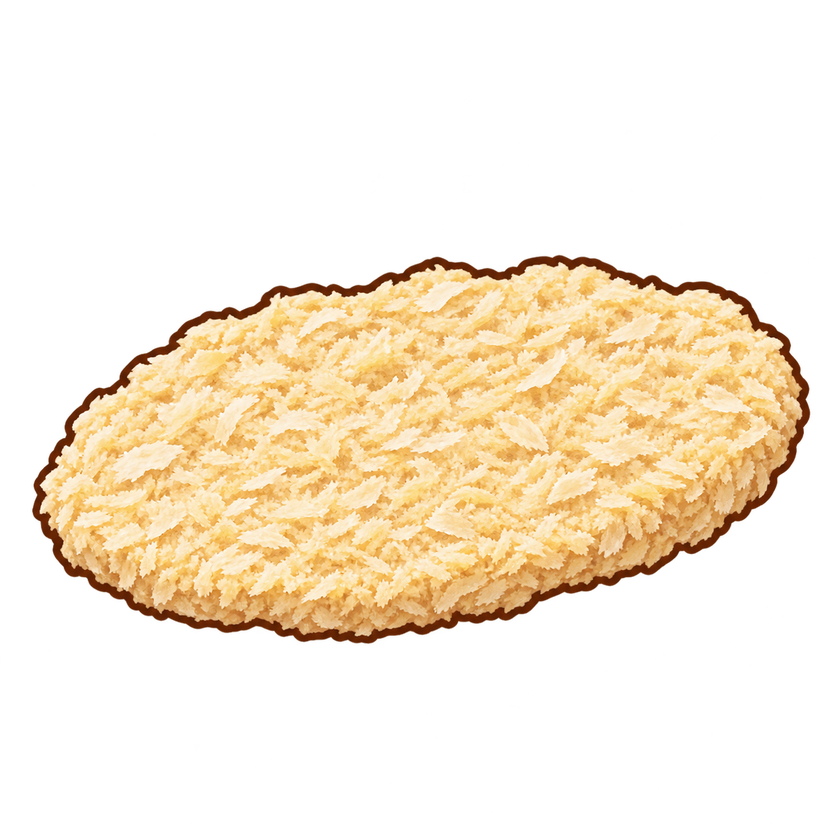
#> input picture assets/source/imagegen/chatgpt/v07/food/p2_breaded_beef_chatgpt_v01_source.png, 840 x 840 px, shrunk from 1254 x 1254 before the run
$ python import_chatgpt_p2_breaded_beef_v01.py
#> lines starting #> are read from the running program, lines starting #| are printed output that depends on the picture; after the words box and inside, x2 and y2 are one past the last pixel; in counts of white or black regions, pixels touching at a corner belong together
"""Normalize the ChatGPT P2 breading icon and record its review provenance."""
import json
from pathlib import Path

from PIL import Image, ImageOps

ROOT = Path(__file__).resolve().parents[1]
SOURCE = ROOT / "assets/source/imagegen/chatgpt/v07/food/p2_breaded_beef_chatgpt_v01_source.png"
OUTPUT_DIR = ROOT / "public/assets/game/food/v07"
OUTPUT = OUTPUT_DIR / "breaded_beef_chatgpt_v01.webp"
PROMPT = (
    "Edit the existing isolated game inventory icon. Preserve its single thin flattened oval beef cutlet "
    "silhouette, three-quarter overhead view, centered placement, warm dark-brown outline, and 2D anime game-art style. "
    "Make the cutlet clearly raw meat fully coated in Japanese panko: dense distinct pale-golden coarse crumbs cover every "
    "visible surface, with no pink/red meat and no wet batter patches. It remains uncooked and pale, not fried or orange/brown. "
    "Keep a clean transparent background with no bowl, tray, plate, oil, shadow, text, checkerboard, or extra objects. "
    "Square icon composition for 256px inventory display."
)


def main():
    if not SOURCE.is_file():
        raise SystemExit(f"Missing generated ChatGPT source: {SOURCE}")
    OUTPUT_DIR.mkdir(parents=True, exist_ok=True)
    with Image.open(SOURCE) as opened:
#> opened is the input picture: PIL image 840x840 RGBA; mean R, G, B, A 74.8, 62.5, 43.6, 80
        image = opened.convert("RGBA")
    alpha = image.getchannel("A")
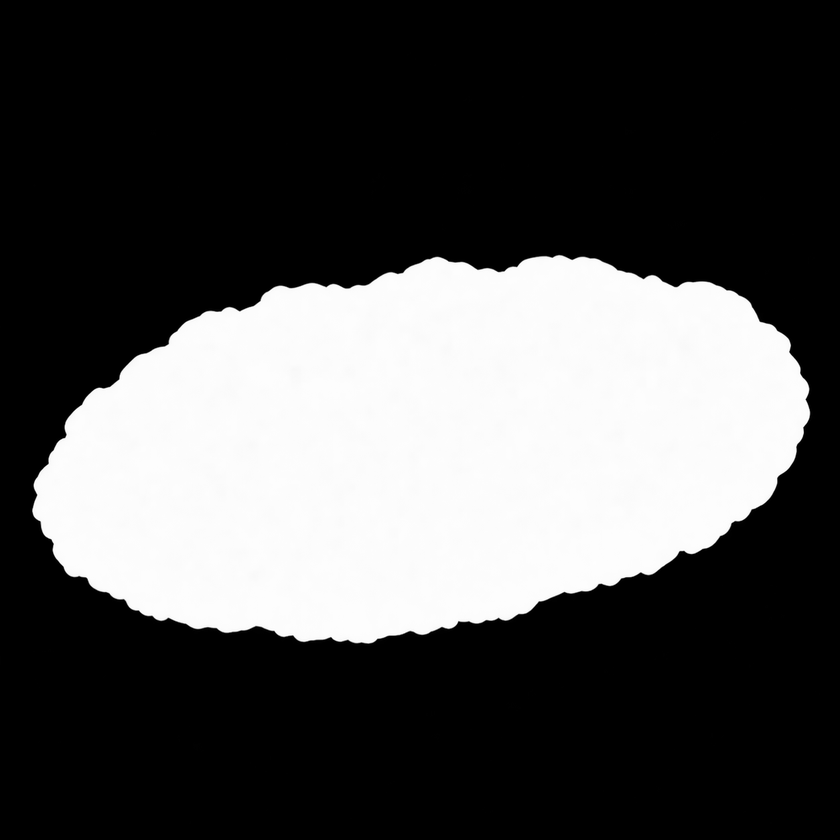
#> alpha: PIL image 840x840 L; min 0, max 255, mean 80
    clean_alpha = alpha.point(lambda value: 255 if value > 1 else 0)
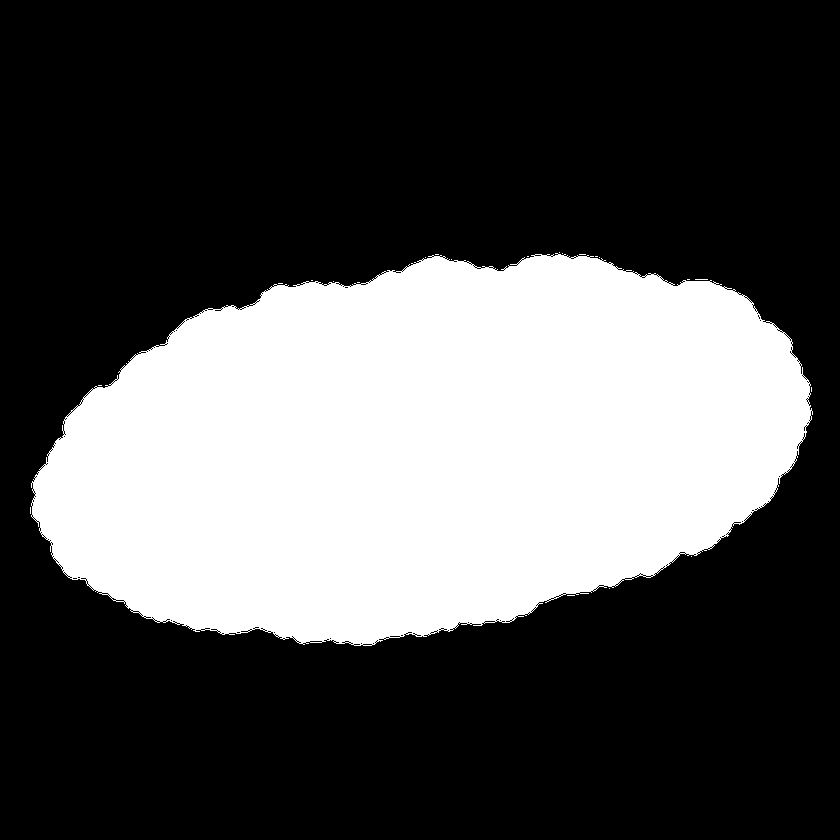
#> clean_alpha: PIL image 840x840 L; 32.2% white; 22 white regions (21 under 20 px), largest, box (x1, y1, x2, y2) and area: (31, 253, 813, 646) 226953
    bbox = clean_alpha.getbbox()
#> bbox = (30, 252, 813, 646)
    if not bbox:
        raise SystemExit("Generated icon has no visible pixels")
    image.putalpha(clean_alpha)
    cropped = image.crop(bbox)
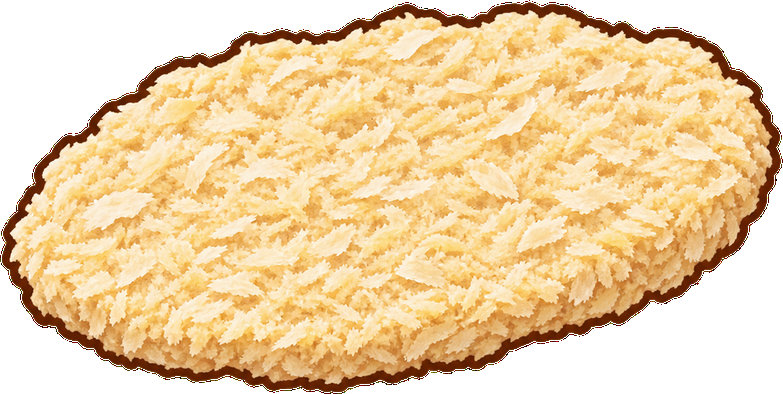
#> cropped: PIL image 783x394 RGBA; mean R, G, B, A 171.1, 142.9, 99.8, 187.7; transparent parts drawn white
    runtime = ImageOps.pad(cropped, (256, 256), method=Image.Resampling.LANCZOS, color=(0, 0, 0, 0))
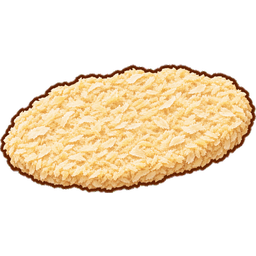
#> runtime: PIL image 256x256 RGBA; mean R, G, B, A 87.7, 72.7, 50.5, 94.6; transparent parts drawn white
    runtime.save(OUTPUT, "WEBP", lossless=True, method=6)
    manifest = {
        "schema": "katsumeshi-asset-manifest/v1",
        "version": "v07",
        "generatedAt": "2026-11-23",
        "status": "concept_review",
        "charactersIncluded": False,
        "assets": [{
            "id": "food_p2_breaded_beef_chatgpt_v01",
            "path": "public/assets/game/food/v07/breaded_beef_chatgpt_v01.webp",
            "sourceImage": "assets/source/imagegen/chatgpt/v07/food/p2_breaded_beef_chatgpt_v01_source.png",
            "type": "food_stage_icon",
            "width": runtime.width,
            "height": runtime.height,
            "sourceWidth": image.width,
            "sourceHeight": image.height,
            "sourceAlphaBbox": list(bbox),
            "alphaCleanupThreshold": 1,
            "anchorX": 0.5,
            "anchorY": 0.5,
            "sourceWorkflow": "ChatGPT built-in image generation editing the v06 breaded-beef icon; full prompt in this manifest.",
            "prompt": PROMPT,
            "model": "ChatGPT image generation",
            "loraList": [],
            "status": "concept_review",
            "licenseNote": "ChatGPT image output. Human review of applicable distribution terms and input rights is pending; do not publish.",
            "licenseReference": "https://openai.com/policies/terms-of-use/",
            "reviewedAt": "2026-11-23",
            "reviewNote": "256px comparison: the v07 candidate reads as a fully panko-coated uncooked cutlet and removes the visible pink/wet patches in v06. Silhouette remains clear. Runtime screen fit and rights/adoption approval remain pending; concept_review only.",
        }],
    }
    (OUTPUT_DIR / "manifest.json").write_text(json.dumps(manifest, ensure_ascii=False, indent=2) + "\n", encoding="utf-8")
    print(f"Wrote {OUTPUT} ({runtime.width}x{runtime.height}, concept_review)")
#| Wrote public/assets/game/food/v07/breaded_beef_chatgpt_v01.webp (256x256, concept_review)


if __name__ == "__main__":
    main()
